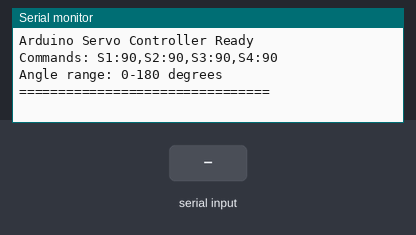
Bench run of a sketch on a simulated Arduino Uno, built with avr-gcc and run on an emulated ATmega328P. On the bench: the last lines printed to the serial monitor. Inputs (shaded band) come from the test bench.

Above: at 1.3 s.
1.4 s: "90,45,200\n" received over Serial
At 2.4 s:
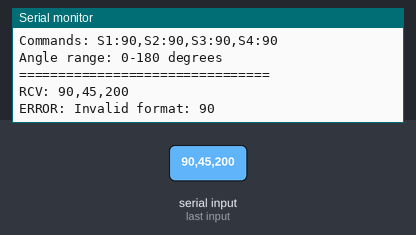
2.9 s: "90,45\n" received over Serial
At 3.3 s:
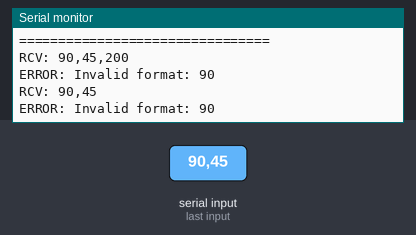
4.4 s: "2\n" received over Serial
At 5.5 s:
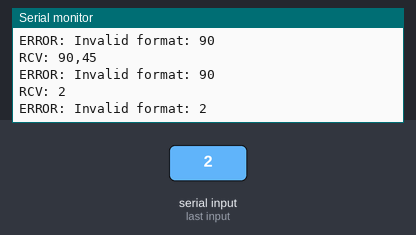
5.9 s: "S90:45\n" received over Serial
At 7.1 s:
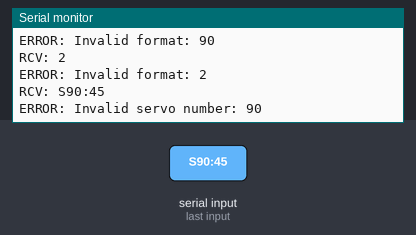

Measured:
- after the input at 1.4 s, the serial monitor: prints a new line after 0.09 s (image 1)
- after the input at 2.9 s, the serial monitor: prints a new line after 0.06 s (image 2)
- after the input at 4.4 s, the serial monitor: prints a new line at once (image 3)
- after the input at 5.9 s, the serial monitor: prints a new line after 0.06 s (image 4)

The sketch:

arduino_servo_controller.ino
```cpp
/*
 * Arduino Servo Controller for Cotton Picking Robot
 * Controls 4 servos via PCA9685 PWM driver
 * Receives commands via Serial from laptop
 *
 * Hardware:
 * - Arduino Uno/Nano
 * - PCA9685 16-Channel PWM Servo Driver
 * - 3x MG996R/DS3225 servos (continuum arm tendons)
 * - 1x SG90/MG90S servo (gripper)
 *
 * Wiring:
 * - PCA9685 SDA -> Arduino A4
 * - PCA9685 SCL -> Arduino A5
 * - PCA9685 VCC -> Arduino 5V
 * - PCA9685 GND -> Arduino GND
 * - PCA9685 V+ -> External 6V 10A power supply
 * - Common ground between Arduino and power supply
 */

#include <Wire.h>
#include <Adafruit_PWMServoDriver.h>

// Create PCA9685 object
Adafruit_PWMServoDriver pwm = Adafruit_PWMServoDriver();

// Servo channel assignments
#define SERVO_1 0  // Tendon A (Arm)
#define SERVO_2 1  // Tendon B (Arm)
#define SERVO_3 2  // Tendon C (Arm)
#define SERVO_4 3  // Gripper

// Servo pulse length range (microseconds)
#define SERVOMIN  500   // Min pulse length (0 degrees)
#define SERVOMAX  2500  // Max pulse length (180 degrees)

// PCA9685 frequency
#define SERVO_FREQ 50   // Analog servos run at ~50 Hz

// Serial communication
#define BAUD_RATE 115200
#define CMD_BUFFER_SIZE 64

// Current servo positions (degrees)
int currentPositions[4] = {90, 90, 90, 90};  // Start at neutral

// Command buffer
char cmdBuffer[CMD_BUFFER_SIZE];
int bufferIndex = 0;

// Safety limits
#define MIN_ANGLE 0
#define MAX_ANGLE 180

// Timing
unsigned long lastCommandTime = 0;
#define COMMAND_TIMEOUT 5000  // 5 seconds

void setup() {
  // Initialize serial communication
  Serial.begin(BAUD_RATE);

  // Initialize PCA9685
  pwm.begin();
  pwm.setPWMFreq(SERVO_FREQ);

  // Small delay for PCA9685 to stabilize
  delay(100);

  // Initialize all servos to neutral position
  for (int i = 0; i < 4; i++) {
    setServoAngle(i, 90);
  }

  Serial.println("Arduino Servo Controller Ready");
  Serial.println("Commands: S1:90,S2:90,S3:90,S4:90");
  Serial.println("Angle range: 0-180 degrees");
  Serial.println("================================");

  lastCommandTime = millis();
}

void loop() {
  // Check for serial data
  if (Serial.available() > 0) {
    char c = Serial.read();

    if (c == '\n' || c == '\r') {
      // End of command
      if (bufferIndex > 0) {
        cmdBuffer[bufferIndex] = '\0';  // Null terminate
        processCommand(cmdBuffer);
        bufferIndex = 0;  // Reset buffer
      }
    } else if (bufferIndex < CMD_BUFFER_SIZE - 1) {
      // Add to buffer
      cmdBuffer[bufferIndex++] = c;
    } else {
      // Buffer overflow - reset
      Serial.println("ERROR: Command too long");
      bufferIndex = 0;
    }

    lastCommandTime = millis();
  }

  // Safety timeout - return to neutral if no commands
  if (millis() - lastCommandTime > COMMAND_TIMEOUT) {
    // Return all servos to neutral position
    for (int i = 0; i < 4; i++) {
      if (currentPositions[i] != 90) {
        setServoAngle(i, 90);
        delay(10);
      }
    }
    lastCommandTime = millis();
  }

  delay(10);  // Small delay
}

void processCommand(char* cmd) {
  /*
   * Parse commands in format: S1:90,S2:45,S3:120,S4:0
   * Or single servo: S1:90
   */

  Serial.print("RCV: ");
  Serial.println(cmd);

  // Parse command
  char* token = strtok(cmd, ",");
  bool success = true;
  int servosUpdated = 0;

  while (token != NULL && success) {
    // Parse servo:angle pair
    int servoNum = -1;
    int angle = -1;

    if (sscanf(token, "S%d:%d", &servoNum, &angle) == 2) {
      // Valid format
      if (servoNum >= 1 && servoNum <= 4) {
        if (angle >= MIN_ANGLE && angle <= MAX_ANGLE) {
          // Set servo position
          setServoAngle(servoNum - 1, angle);  // Convert to 0-indexed
          servosUpdated++;
        } else {
          Serial.print("ERROR: Angle out of range: ");
          Serial.println(angle);
          success = false;
        }
      } else {
        Serial.print("ERROR: Invalid servo number: ");
        Serial.println(servoNum);
        success = false;
      }
    } else {
      Serial.print("ERROR: Invalid format: ");
      Serial.println(token);
      success = false;
    }

    token = strtok(NULL, ",");
  }

  if (success && servosUpdated > 0) {
    Serial.print("OK: Updated ");
    Serial.print(servosUpdated);
    Serial.println(" servo(s)");

    // Echo current positions
    Serial.print("POS: S1:");
    Serial.print(currentPositions[0]);
    Serial.print(",S2:");
    Serial.print(currentPositions[1]);
    Serial.print(",S3:");
    Serial.print(currentPositions[2]);
    Serial.print(",S4:");
    Serial.println(currentPositions[3]);
  }
}

void setServoAngle(int channel, int angle) {
  /*
   * Set servo angle (0-180 degrees)
   * Converts angle to PWM pulse length
   */

  // Clamp angle to valid range
  if (angle < MIN_ANGLE) angle = MIN_ANGLE;
  if (angle > MAX_ANGLE) angle = MAX_ANGLE;

  // Convert angle to pulse length
  // Map 0-180 degrees to SERVOMIN-SERVOMAX microseconds
  int pulseLength = map(angle, 0, 180, SERVOMIN, SERVOMAX);

  // Convert microseconds to PCA9685 pulse value
  // PCA9685 has 12-bit resolution (4096 steps)
  // At 50Hz, each step is ~4.88us
  int pulse = pulseLength * 4096 / 20000;  // 20000us = 20ms = 50Hz period

  // Set PWM
  pwm.setPWM(channel, 0, pulse);

  // Update current position
  currentPositions[channel] = angle;
}

/*
 * Additional utility commands (can be added to processCommand)
 */

void emergencyStop() {
  /*
   * Emergency stop - return all servos to neutral
   */
  Serial.println("EMERGENCY STOP!");
  for (int i = 0; i < 4; i++) {
    setServoAngle(i, 90);
    delay(20);
  }
}

void testSequence() {
  /*
   * Test all servos in sequence
   */
  Serial.println("Testing servos...");

  for (int i = 0; i < 4; i++) {
    Serial.print("Testing servo ");
    Serial.println(i + 1);

    // Sweep from 0 to 180
    for (int angle = 0; angle <= 180; angle += 30) {
      setServoAngle(i, angle);
      delay(300);
    }

    // Return to neutral
    setServoAngle(i, 90);
    delay(500);
  }

  Serial.println("Test complete!");
}

void gripperControl(bool close) {
  /*
   * Simple gripper control
   * true = close, false = open
   */
  if (close) {
    setServoAngle(SERVO_4, 180);  // Close gripper
    Serial.println("Gripper closed");
  } else {
    setServoAngle(SERVO_4, 0);    // Open gripper
    Serial.println("Gripper opened");
  }
}
```
